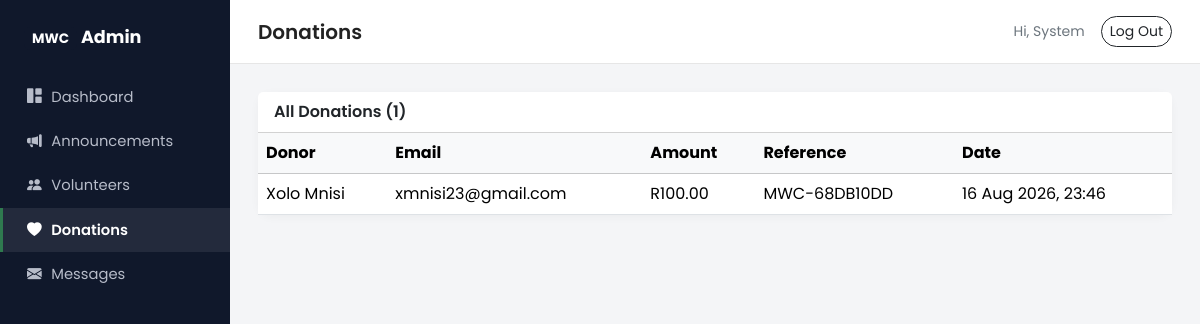
The app's page /admin/donations.php (signed in) with its own data.
### tables this page shows
CREATE TABLE IF NOT EXISTS `donation` (
  `donation_id` int NOT NULL AUTO_INCREMENT,
  `user_id` int DEFAULT NULL,
  `amount` decimal(10,2) NOT NULL,
  `date` timestamp NULL DEFAULT CURRENT_TIMESTAMP,
  `payment_ref` varchar(100) DEFAULT NULL,
  PRIMARY KEY (`donation_id`),
  KEY `user_id` (`user_id`)
);

CREATE TABLE IF NOT EXISTS `user` (
  `user_id` int NOT NULL AUTO_INCREMENT,
  `name` varchar(100) NOT NULL,
  `surname` varchar(100) NOT NULL,
  `email` varchar(150) NOT NULL,
  `password` varchar(255) NOT NULL,
  `role` enum('admin','volunteer','public') NOT NULL DEFAULT 'public',
  `phone` varchar(20) DEFAULT NULL,
  `created_at` timestamp NULL DEFAULT CURRENT_TIMESTAMP,
  PRIMARY KEY (`user_id`),
  UNIQUE KEY `email` (`email`)
);

### admin/donations.php (the view, shortened to what this page needs)
<?php
require_once '../includes/db.php';
$donations = $pdo->query(
    "SELECT d.donation_id, d.amount, d.date, d.payment_ref, u.name, u.surname, u.email
     FROM donation d LEFT JOIN user u ON d.user_id = u.user_id
     ORDER BY d.date DESC"
)->fetchAll();
include 'includes/layout_top.php';
?>
<div class="card stat-card">
  <div class="card-header bg-white fw-semibold">All Donations (<?php echo count($donations); ?>)</div>
  <div class="table-responsive">
    <table class="table table-hover mb-0">
      <thead class="table-light"><tr><th>Donor</th><th>Email</th><th>Amount</th><th>Reference</th><th>Date</th></tr></thead>
      <tbody>
        <?php foreach ($donations as $d): ?>
        <tr>
          <td><?php echo $d['name'] ? htmlspecialchars($d['name'] . ' ' . $d['surname']) : 'Anonymous'; ?></td>
          <td><?php echo htmlspecialchars($d['email'] ?: '-'); ?></td>
          <td>R<?php echo number_format($d['amount'], 2); ?></td>
          <td><?php echo htmlspecialchars($d['payment_ref']); ?></td>
          <td><?php echo date('d M Y, H:i', strtotime($d['date'])); ?></td>
        </tr>
        <?php endforeach; ?>
      </tbody>
    </table>
  </div>
</div>

### css/style.css (style rules this page uses)
:root { --mwc-navy: #10182b; --mwc-green: #2f7a4f; --mwc-cream: #f7f5f0; }
body { font-family: 'Poppins', sans-serif; color: #222; }
.admin-body { background: #f4f5f7; }
.stat-card { border: none; border-radius: 14px; box-shadow: 0 2px 10px rgba(0,0,0,.04); }
:root { --mwc-page-bg: #ffffff; --mwc-card-bg: #ffffff; --mwc-text: #222222; --mwc-muted: #6c757d; --mwc-border: #e7e7e7; --mwc-chat-bg: #ffffff; }
body { background: var(--mwc-page-bg); color: var(--mwc-text); transition: background-color .2s ease, color .2s ease; }

### records on screen
donation: user.surname "Xolo Mnisi", user.email "xmnisi23@gmail.com", amount "100.00", payment_ref "MWC-68DB10DD", date "16 Aug 2026, 23:46"

### other values on screen
$pageTitle "Donations"
$_SESSION['admin_name'] "System"
count($donations) "1"
